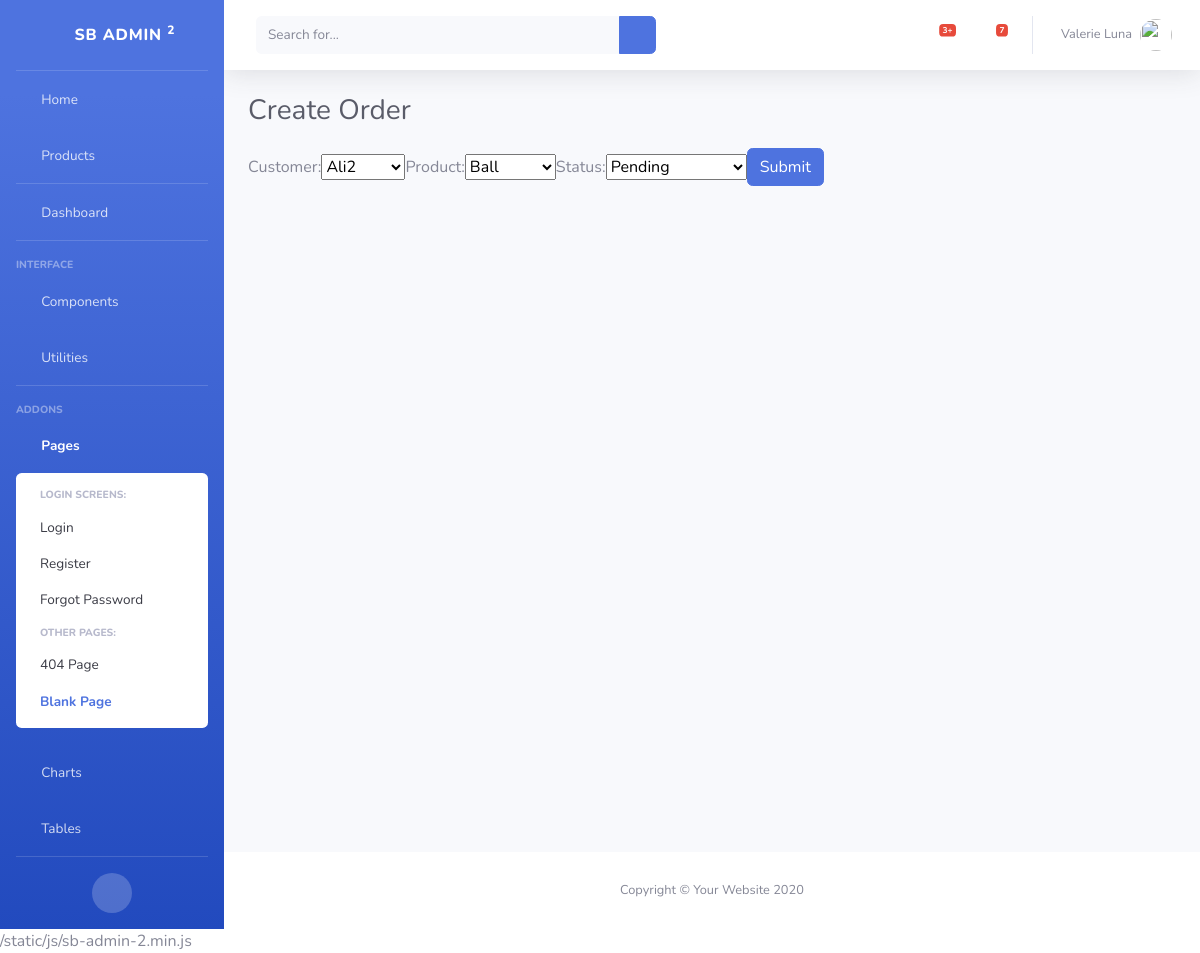
The app's page /update_order/1 with its own data.
### accounts/models.py (models this page shows, shortened)
class Order(models.Model):
    STATUS = (
        ('Pending', 'Pending'),
        ('Out For Delivery', 'Out For Delivery'),
        ('Delivered', 'Delivered'),
              )
    customer = models.ForeignKey(Customers,null=True, on_delete=models.SET_NULL)
    product = models.ForeignKey(Product,null=True, on_delete=models.SET_NULL)
    date_created = models.DateTimeField(auto_now_add=True,null=True)
    status = models.CharField(max_length=200,null=True,choices=STATUS)

### accounts/views.py (the view)
# urls.py: path('update_order/<int:pk_id>', views.updateOrder, name='update_order'),
def updateOrder(request, pk_id):
    order = Order.objects.get(id=pk_id)
    form = OrderForm(instance=order)
    if request.method == 'POST':
        form = OrderForm(request.POST, instance=order)
        if form.is_valid():
            form.save()
            return redirect('/')
    context = {'form':form}
    return render(request, 'accounts/order_form.html', context)

### accounts/forms.py
class OrderForm(ModelForm):
    class Meta:
        model = Order
        fields = '__all__'

### accounts/models.py (called while the page is built)
    def __str__(self):
        return self.name

    def __str__(self):
        return self.name

### accounts/templates/accounts/order_form.html (shortened to what this page needs)
{% extends 'accounts/main.html' %}
{% block content %}
 <div class="container-fluid">
          <div class="d-sm-flex align-items-center justify-content-between mb-3">
            <h1 class="h3 mb-0 text-gray-800">Create Order</h1>
          </div>
<form class="form-inline" method="POST" action="">
    {{form}}
  <button type="submit" class="btn btn-primary my-1">Submit</button>
</form>
 </div>
{% endblock %}

### records on screen
Order: customer "Ali2", product "Ball", status "Pending"
